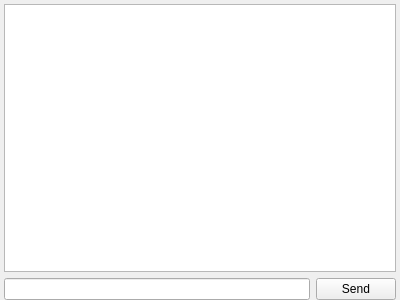
<?xml version="1.0" encoding="UTF-8"?>
<ui version="4.0">
 <class>MessageWidget</class>
 <widget class="QWidget" name="MessageWidget">
  <property name="geometry">
   <rect>
    <x>0</x>
    <y>0</y>
    <width>400</width>
    <height>300</height>
   </rect>
  </property>
  <property name="windowTitle">
   <string>Form</string>
  </property>
  <layout class="QVBoxLayout" name="verticalLayout">
   <property name="leftMargin">
    <number>4</number>
   </property>
   <property name="topMargin">
    <number>4</number>
   </property>
   <property name="rightMargin">
    <number>4</number>
   </property>
   <property name="bottomMargin">
    <number>0</number>
   </property>
   <item>
    <widget class="QListWidget" name="list_messages">
     <property name="autoScrollMargin">
      <number>4</number>
     </property>
    </widget>
   </item>
   <item>
    <layout class="QHBoxLayout" name="horizontalLayout">
     <item>
      <widget class="QLineEdit" name="edit_message"/>
     </item>
     <item>
      <widget class="QPushButton" name="btn_send">
       <property name="text">
        <string>Send</string>
       </property>
      </widget>
     </item>
    </layout>
   </item>
  </layout>
 </widget>
 <resources/>
 <connections/>
</ui>
